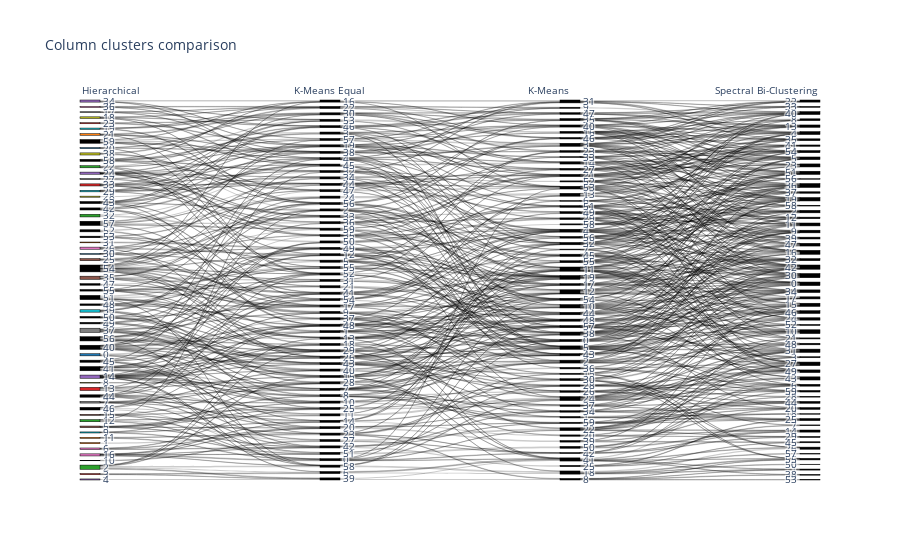

The code cell stored with this chart in its notebook:
### Markdown cell above
Comparing the resulting feature clusters:

### Code cell
labels_list = []
labels_names = []
for approach, labels in partitioning_labels.items():
    if approach != "Hier. Inv. Corr.":
        labels_list.append(labels.tolist())
        labels_names.append(approach)
sankey_plot(labels_list, labels_names, title="Column clusters comparison")

### Figure 1 — Plotly figure (JSON) as saved in the notebook; plotly's stock layout.template omitted (floating-point values rounded to 4 significant figures; data arrays with more than 128 entries replaced by an {"elided": "..."} marker saying what was removed)
{"data": [{"link": {"source": {"elided": "952 int values"}, "target": {"elided": "952 int values"}, "value": {"elided": "952 int values"}}, "node": {"color": ["#1f77b4", "#ff7f0e", "#2ca02c", "#d62728", "#9467bd", "#8c564b", "#e377c2", "#7f7f7f", "#bcbd22", "#17becf", "#1f77b4", "#ff7f0e", "#2ca02c", "#d62728", "#9467bd", "#8c564b", "#e377c2", "#7f7f7f", "#bcbd22", "#17becf", "#1f77b4", "#ff7f0e", "#2ca02c", "#d62728", "#9467bd", "#8c564b", "#e377c2", "#7f7f7f", "#bcbd22", "#17becf", "#1f77b4", "#ff7f0e", "#2ca02c", "#d62728", "#9467bd", "#8c564b", "#e377c2", "#7f7f7f", "#bcbd22", "#17becf"], "label": {"elided": "240 str values"}, "line": {"color": "black", "width": 0.5}, "pad": 15, "thickness": 20}, "type": "sankey"}], "layout": {"annotations": [{"showarrow": false, "text": "Hierarchical", "x": 0, "xref": "x", "y": 1.05, "yref": "paper"}, {"showarrow": false, "text": "K-Means Equal", "x": 1, "xref": "x", "y": 1.05, "yref": "paper"}, {"showarrow": false, "text": "K-Means", "x": 2, "xref": "x", "y": 1.05, "yref": "paper"}, {"showarrow": false, "text": "Spectral Bi-Clustering", "x": 3, "xref": "x", "y": 1.05, "yref": "paper"}], "font": {"size": 10}, "plot_bgcolor": "rgba(0,0,0,0)", "title": {"text": "Column clusters comparison"}, "xaxis": {"showgrid": false, "visible": false, "zeroline": false}, "yaxis": {"showgrid": false, "visible": false, "zeroline": false}}}
